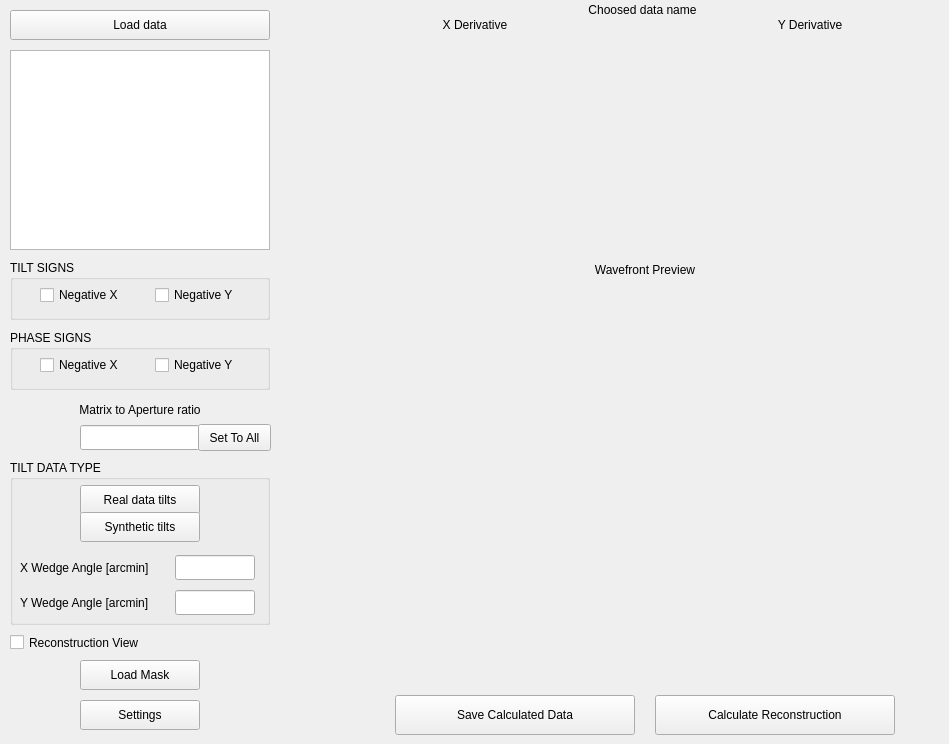
    <widget class="QWidget" name="wavefront_reconstruction_tab">
     <property name="enabled">
      <bool>true</bool>
     </property>
     <attribute name="title">
      <string>Wavefront Reconstruction (DZPF)</string>
     </attribute>
     <widget class="QPushButton" name="reconstruction_load_data_button">
      <property name="geometry">
       <rect>
        <x>10</x>
        <y>10</y>
        <width>260</width>
        <height>30</height>
       </rect>
      </property>
      <property name="sizePolicy">
       <sizepolicy hsizetype="Fixed" vsizetype="Fixed">
        <horstretch>0</horstretch>
        <verstretch>0</verstretch>
       </sizepolicy>
      </property>
      <property name="minimumSize">
       <size>
        <width>260</width>
        <height>30</height>
       </size>
      </property>
      <property name="text">
       <string>Load data</string>
      </property>
     </widget>
     <widget class="QGroupBox" name="reconstruction_tiltsigns_box">
      <property name="geometry">
       <rect>
        <x>10</x>
        <y>260</y>
        <width>260</width>
        <height>60</height>
       </rect>
      </property>
      <property name="sizePolicy">
       <sizepolicy hsizetype="Fixed" vsizetype="Fixed">
        <horstretch>0</horstretch>
        <verstretch>1</verstretch>
       </sizepolicy>
      </property>
      <property name="minimumSize">
       <size>
        <width>260</width>
        <height>60</height>
       </size>
      </property>
      <property name="title">
       <string>TILT SIGNS</string>
      </property>
      <widget class="QCheckBox" name="reconstruction_X_tiltsign_checkbox">
       <property name="geometry">
        <rect>
         <x>30</x>
         <y>25</y>
         <width>85</width>
         <height>20</height>
        </rect>
       </property>
       <property name="text">
        <string>Negative X</string>
       </property>
      </widget>
      <widget class="QCheckBox" name="reconstruction_Y_tiltsign_checkbox">
       <property name="geometry">
        <rect>
         <x>145</x>
         <y>25</y>
         <width>85</width>
         <height>20</height>
        </rect>
       </property>
       <property name="text">
        <string>Negative Y</string>
       </property>
      </widget>
     </widget>
     <widget class="QGroupBox" name="reconstruction_phasesigns_box">
      <property name="geometry">
       <rect>
        <x>10</x>
        <y>330</y>
        <width>260</width>
        <height>60</height>
       </rect>
      </property>
      <property name="sizePolicy">
       <sizepolicy hsizetype="Fixed" vsizetype="Fixed">
        <horstretch>0</horstretch>
        <verstretch>0</verstretch>
       </sizepolicy>
      </property>
      <property name="minimumSize">
       <size>
        <width>260</width>
        <height>60</height>
       </size>
      </property>
      <property name="title">
       <string>PHASE SIGNS</string>
      </property>
      <widget class="QCheckBox" name="reconstruction_X_phasesign_checkbox">
       <property name="geometry">
        <rect>
         <x>30</x>
         <y>25</y>
         <width>85</width>
         <height>20</height>
        </rect>
       </property>
       <property name="text">
        <string>Negative X</string>
       </property>
      </widget>
      <widget class="QCheckBox" name="reconstruction_Y_phasesign_checkbox">
       <property name="geometry">
        <rect>
         <x>145</x>
         <y>25</y>
         <width>85</width>
         <height>20</height>
        </rect>
       </property>
       <property name="text">
        <string>Negative Y</string>
       </property>
      </widget>
     </widget>
     <widget class="QLabel" name="reconstruction_m2a_label">
      <property name="geometry">
       <rect>
        <x>10</x>
        <y>400</y>
        <width>260</width>
        <height>20</height>
       </rect>
      </property>
      <property name="minimumSize">
       <size>
        <width>260</width>
        <height>20</height>
       </size>
      </property>
      <property name="text">
       <string>Matrix to Aperture ratio</string>
      </property>
      <property name="alignment">
       <set>Qt::AlignCenter</set>
      </property>
     </widget>
     <widget class="QTreeWidget" name="reconstruction_data_tree">
      <property name="geometry">
       <rect>
        <x>10</x>
        <y>50</y>
        <width>260</width>
        <height>200</height>
       </rect>
      </property>
      <property name="sizePolicy">
       <sizepolicy hsizetype="MinimumExpanding" vsizetype="MinimumExpanding">
        <horstretch>0</horstretch>
        <verstretch>0</verstretch>
       </sizepolicy>
      </property>
      <property name="lineWidth">
       <number>3</number>
      </property>
      <property name="columnCount">
       <number>1</number>
      </property>
      <attribute name="headerVisible">
       <bool>false</bool>
      </attribute>
      <column>
       <property name="text">
        <string notr="true">1</string>
       </property>
      </column>
     </widget>
     <widget class="QLineEdit" name="reconstruction_m2a_edit">
      <property name="geometry">
       <rect>
        <x>80</x>
        <y>425</y>
        <width>120</width>
        <height>25</height>
       </rect>
      </property>
      <property name="sizePolicy">
       <sizepolicy hsizetype="Fixed" vsizetype="Fixed">
        <horstretch>0</horstretch>
        <verstretch>0</verstretch>
       </sizepolicy>
      </property>
      <property name="minimumSize">
       <size>
        <width>120</width>
        <height>25</height>
       </size>
      </property>
      <property name="alignment">
       <set>Qt::AlignRight|Qt::AlignTrailing|Qt::AlignVCenter</set>
      </property>
     </widget>
     <widget class="QGroupBox" name="reconstruction_tilttype_box">
      <property name="geometry">
       <rect>
        <x>10</x>
        <y>460</y>
        <width>260</width>
        <height>165</height>
       </rect>
      </property>
      <property name="sizePolicy">
       <sizepolicy hsizetype="Fixed" vsizetype="Fixed">
        <horstretch>0</horstretch>
        <verstretch>0</verstretch>
       </sizepolicy>
      </property>
      <property name="minimumSize">
       <size>
        <width>260</width>
        <height>165</height>
       </size>
      </property>
      <property name="title">
       <string>TILT DATA TYPE</string>
      </property>
      <widget class="QPushButton" name="reonstruction_tilttype_real_button">
       <property name="geometry">
        <rect>
         <x>70</x>
         <y>25</y>
         <width>120</width>
         <height>30</height>
        </rect>
       </property>
       <property name="sizePolicy">
        <sizepolicy hsizetype="Fixed" vsizetype="Fixed">
         <horstretch>0</horstretch>
         <verstretch>0</verstretch>
        </sizepolicy>
       </property>
       <property name="minimumSize">
        <size>
         <width>120</width>
         <height>30</height>
        </size>
       </property>
       <property name="text">
        <string>Real data tilts</string>
       </property>
      </widget>
      <widget class="QPushButton" name="reconstruction_tilttype_synthetic_button">
       <property name="geometry">
        <rect>
         <x>70</x>
         <y>52</y>
         <width>120</width>
         <height>30</height>
        </rect>
       </property>
       <property name="sizePolicy">
        <sizepolicy hsizetype="Fixed" vsizetype="Fixed">
         <horstretch>0</horstretch>
         <verstretch>0</verstretch>
        </sizepolicy>
       </property>
       <property name="minimumSize">
        <size>
         <width>120</width>
         <height>30</height>
        </size>
       </property>
       <property name="text">
        <string>Synthetic tilts</string>
       </property>
      </widget>
      <widget class="QLabel" name="reconstruction_X_wedgeangle_label">
       <property name="geometry">
        <rect>
         <x>10</x>
         <y>95</y>
         <width>140</width>
         <height>25</height>
        </rect>
       </property>
       <property name="minimumSize">
        <size>
         <width>140</width>
         <height>25</height>
        </size>
       </property>
       <property name="text">
        <string>X Wedge Angle [arcmin]</string>
       </property>
      </widget>
      <widget class="QLabel" name="reconstruction_Y_wedgeangle_label">
       <property name="geometry">
        <rect>
         <x>10</x>
         <y>130</y>
         <width>140</width>
         <height>25</height>
        </rect>
       </property>
       <property name="minimumSize">
        <size>
         <width>140</width>
         <height>25</height>
        </size>
       </property>
       <property name="text">
        <string>Y Wedge Angle [arcmin]</string>
       </property>
      </widget>
      <widget class="QLineEdit" name="reconstruction_X_wedgeangle_edit">
       <property name="geometry">
        <rect>
         <x>165</x>
         <y>95</y>
         <width>80</width>
         <height>25</height>
        </rect>
       </property>
       <property name="minimumSize">
        <size>
         <width>80</width>
         <height>25</height>
        </size>
       </property>
       <property name="alignment">
        <set>Qt::AlignRight|Qt::AlignTrailing|Qt::AlignVCenter</set>
       </property>
      </widget>
      <widget class="QLineEdit" name="reconstruction_Y_wedgeangle_edit">
       <property name="geometry">
        <rect>
         <x>165</x>
         <y>130</y>
         <width>80</width>
         <height>25</height>
        </rect>
       </property>
       <property name="minimumSize">
        <size>
         <width>80</width>
         <height>25</height>
        </size>
       </property>
       <property name="alignment">
        <set>Qt::AlignRight|Qt::AlignTrailing|Qt::AlignVCenter</set>
       </property>
      </widget>
     </widget>
     <widget class="QCheckBox" name="reconstruction_view_type_checkbox">
      <property name="geometry">
       <rect>
        <x>10</x>
        <y>630</y>
        <width>260</width>
        <height>25</height>
       </rect>
      </property>
      <property name="sizePolicy">
       <sizepolicy hsizetype="Fixed" vsizetype="Fixed">
        <horstretch>0</horstretch>
        <verstretch>0</verstretch>
       </sizepolicy>
      </property>
      <property name="minimumSize">
       <size>
        <width>260</width>
        <height>25</height>
       </size>
      </property>
      <property name="text">
       <string>Reconstruction View</string>
      </property>
     </widget>
     <widget class="QPushButton" name="reconstruction_load_mask_button">
      <property name="geometry">
       <rect>
        <x>80</x>
        <y>660</y>
        <width>120</width>
        <height>30</height>
       </rect>
      </property>
      <property name="sizePolicy">
       <sizepolicy hsizetype="Fixed" vsizetype="Fixed">
        <horstretch>0</horstretch>
        <verstretch>0</verstretch>
       </sizepolicy>
      </property>
      <property name="minimumSize">
       <size>
        <width>120</width>
        <height>30</height>
       </size>
      </property>
      <property name="text">
       <string>Load Mask</string>
      </property>
     </widget>
     <widget class="QPushButton" name="reconstruction_settings_button">
      <property name="geometry">
       <rect>
        <x>80</x>
        <y>700</y>
        <width>120</width>
        <height>30</height>
       </rect>
      </property>
      <property name="sizePolicy">
       <sizepolicy hsizetype="Fixed" vsizetype="Fixed">
        <horstretch>0</horstretch>
        <verstretch>0</verstretch>
       </sizepolicy>
      </property>
      <property name="minimumSize">
       <size>
        <width>120</width>
        <height>30</height>
       </size>
      </property>
      <property name="text">
       <string>Settings</string>
      </property>
     </widget>
     <widget class="QLabel" name="reconstruction_Xderivative_label">
      <property name="geometry">
       <rect>
        <x>345</x>
        <y>15</y>
        <width>260</width>
        <height>20</height>
       </rect>
      </property>
      <property name="text">
       <string>X Derivative</string>
      </property>
      <property name="alignment">
       <set>Qt::AlignCenter</set>
      </property>
     </widget>
     <widget class="QLabel" name="reconstruction_Yderivative_label">
      <property name="geometry">
       <rect>
        <x>680</x>
        <y>15</y>
        <width>260</width>
        <height>20</height>
       </rect>
      </property>
      <property name="text">
       <string>Y Derivative</string>
      </property>
      <property name="alignment">
       <set>Qt::AlignCenter</set>
      </property>
     </widget>
     <widget class="QLabel" name="reconstruction_Xderivative_preview">
      <property name="geometry">
       <rect>
        <x>345</x>
        <y>40</y>
        <width>260</width>
        <height>208</height>
       </rect>
      </property>
      <property name="text">
       <string/>
      </property>
      <property name="pixmap">
       <pixmap>../../OneDrive - Politechnika Warszawska/MATLAB/LSBSE_Soft/waitcat.jpg</pixmap>
      </property>
      <property name="scaledContents">
       <bool>true</bool>
      </property>
     </widget>
     <widget class="QLabel" name="reconstruction_Yderivative_preview">
      <property name="geometry">
       <rect>
        <x>680</x>
        <y>40</y>
        <width>260</width>
        <height>208</height>
       </rect>
      </property>
      <property name="text">
       <string/>
      </property>
      <property name="pixmap">
       <pixmap>../../OneDrive - Politechnika Warszawska/MATLAB/LSBSE_Soft/waitcat.jpg</pixmap>
      </property>
      <property name="scaledContents">
       <bool>true</bool>
      </property>
     </widget>
     <widget class="QLabel" name="reconstruction_wavefront_label">
      <property name="geometry">
       <rect>
        <x>395</x>
        <y>260</y>
        <width>500</width>
        <height>20</height>
       </rect>
      </property>
      <property name="text">
       <string>Wavefront Preview</string>
      </property>
      <property name="alignment">
       <set>Qt::AlignCenter</set>
      </property>
     </widget>
     <widget class="QLabel" name="reconstruction_wavefront_preview">
      <property name="geometry">
       <rect>
        <x>395</x>
        <y>290</y>
        <width>500</width>
        <height>400</height>
       </rect>
      </property>
      <property name="text">
       <string/>
      </property>
      <property name="pixmap">
       <pixmap>../../OneDrive - Politechnika Warszawska/MATLAB/LSBSE_Soft/waitcat.jpg</pixmap>
      </property>
      <property name="scaledContents">
       <bool>true</bool>
      </property>
     </widget>
     <widget class="QPushButton" name="reconstruction_save_calculated_button">
      <property name="geometry">
       <rect>
        <x>395</x>
        <y>695</y>
        <width>240</width>
        <height>40</height>
       </rect>
      </property>
      <property name="text">
       <string>Save Calculated Data</string>
      </property>
     </widget>
     <widget class="QPushButton" name="reconstruction_calculate_data_button">
      <property name="geometry">
       <rect>
        <x>655</x>
        <y>695</y>
        <width>240</width>
        <height>40</height>
       </rect>
      </property>
      <property name="text">
       <string>Calculate Reconstruction</string>
      </property>
     </widget>
     <widget class="QLabel" name="reconstruction_selected_data_preview_label">
      <property name="geometry">
       <rect>
        <x>345</x>
        <y>0</y>
        <width>595</width>
        <height>20</height>
       </rect>
      </property>
      <property name="text">
       <string>Choosed data name</string>
      </property>
      <property name="alignment">
       <set>Qt::AlignCenter</set>
      </property>
     </widget>
     <widget class="QPushButton" name="reconstruction_set_to_all_button">
      <property name="enabled">
       <bool>true</bool>
      </property>
      <property name="geometry">
       <rect>
        <x>198</x>
        <y>424</y>
        <width>73</width>
        <height>27</height>
       </rect>
      </property>
      <property name="text">
       <string>Set To All</string>
      </property>
     </widget>
    </widget>
